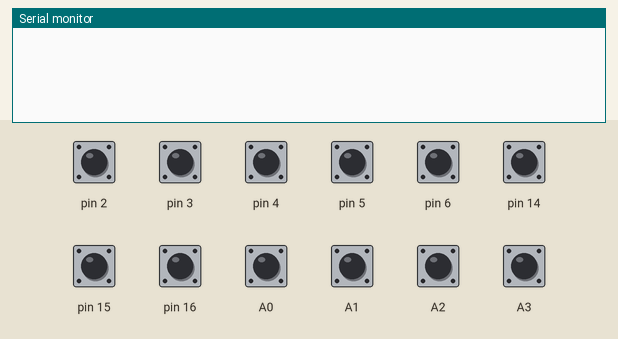
This sketch was run on a simulated Arduino Leonardo, built with avr-gcc and run on an emulated ATmega32U4. Shown: the last lines printed to the serial monitor. The inputs (shaded band) are chosen by the test bench; at power-on: A0–3, pin 2–6, pin 14–16 HIGH. USB keyboard and mouse output is not drawn.

Above: at 1.2 s.
1.3 s: pin 5 pulled LOW for 0.15 s
At 2.5 s:
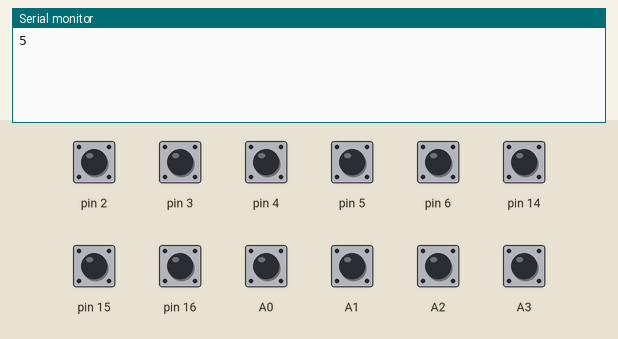
2.9 s: A2 pulled LOW for 0.15 s
At 3.9 s:
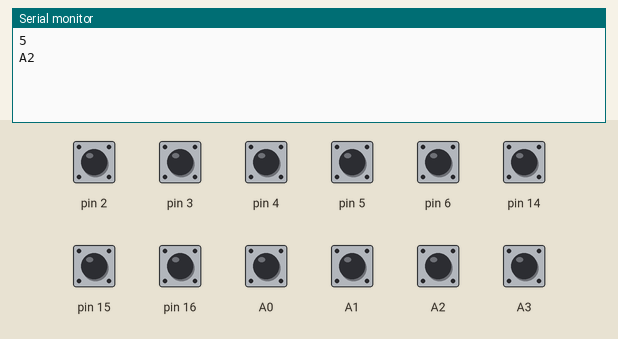

Measured:
- after the input at 1.3 s, the serial monitor: prints a new line at once (image 1)
- after the input at 2.9 s, the serial monitor: prints a new line at once (image 2)

The sketch:

2x5_macropad.ino
```cpp
#include "HID-Project.h"

#include <FastLED.h>
//#include <Keyboard.h>
//#include <Mouse.h>

///////////////////////////////////
#define NUM_LEDS 10
#define DATA_PIN 10
#define BRIGHTNESS 32
CRGB leds[NUM_LEDS];

int R = 255;
int G = 30;
int B = 198;
///////////////////////////////////
int debounce = 200;
bool toggle = 0;
bool toggle1 = 0;
///////////////////////////////////
char ctrlKey    = KEY_LEFT_CTRL;
char downArrow  = KEY_DOWN_ARROW;
char upArrow    = KEY_UP_ARROW;
char leftArrow  = KEY_LEFT_ARROW;
char rightArrow = KEY_RIGHT_ARROW;
char caps = KEY_CAPS_LOCK;
char F23 = KEY_F23;
char F24 = KEY_F24;

//char VolUp = 0xAF;
//char VolDn = 0xAE;
//char VolMute = 0xAD;
///////////////////////////////////

void setup() {
  Keyboard.begin();
  Consumer.begin();
///////////LED STUFF////////////////////////////////////////
  FastLED.addLeds<WS2812B, DATA_PIN, GRB>(leds, NUM_LEDS);
  pinMode(DATA_PIN, OUTPUT);

  for (int i = 0; i <= NUM_LEDS; i++)
  {
    leds[i] = CRGB(R, G, B);
  }//end for
  FastLED.show();

////////////////////////////////////////////////////////////
  pinMode(2, INPUT_PULLUP);
  pinMode(3, INPUT_PULLUP);
  pinMode(4, INPUT_PULLUP);
  pinMode(5, INPUT_PULLUP);
  pinMode(6, INPUT_PULLUP);
  pinMode(7, INPUT_PULLUP);
  pinMode(8, INPUT_PULLUP);
  pinMode(9 , INPUT_PULLUP);
  pinMode(A3, INPUT_PULLUP);
  pinMode(A2, INPUT_PULLUP);
  pinMode(A1, INPUT_PULLUP);
  pinMode(A0, INPUT_PULLUP);
  pinMode(15, INPUT_PULLUP);
  pinMode(14, INPUT_PULLUP);
  pinMode(16, INPUT_PULLUP);
////////////////////////////////////////////////////////////

}//end setup/////////////////////////////////////////////////

void loop()
{
////////////////////////////////////////////////////////////
  if(digitalRead(2)==LOW)//down arrow
    {
      Keyboard.write(KEY_DOWN_ARROW);
//      Keyboard.begin();
//      Keyboard.press(downArrow);
//      Keyboard.release(downArrow);
//      Keyboard.end();
      delay(debounce);
    }
////////////////////////////////////////////////////////////
  if(digitalRead(3)==LOW)//up arrow
    {
      Keyboard.write(KEY_UP_ARROW);
//      Keyboard.begin();
//      Keyboard.press(upArrow);
//      Keyboard.release(upArrow);
//      Keyboard.end();
      delay(debounce);
    }
////////////////////////////////////////////////////////////
  if(digitalRead(4)==LOW)//left arrow
    {
      Keyboard.write(KEY_LEFT_ARROW);
//      Keyboard.begin();
//      Keyboard.press(leftArrow);
//      Keyboard.release(leftArrow);
//      Keyboard.end();
      delay(debounce);
    }
////////////////////////////////////////////////////////////
  if(digitalRead(5)==LOW && toggle1 ==0)//ctrl spam
    {
      Serial.print("5"); Serial.println();
      //toggle1 = 1;
      //CtrlSpam();
      delay(debounce);
    }
////////////////////////////////////////////////////////////
  if(digitalRead(6)==LOW)//toggle discord mute
    {
      Keyboard.write(KEY_F23);
//      Keyboard.begin();
//      Keyboard.press(F23);
//      Keyboard.release(F23);
//      Keyboard.end();
      delay(debounce);
    }
////////////////////////////////////////////////////////////
  if(digitalRead(A3)==LOW)//caps lock
    {
      Keyboard.write(KEY_CAPS_LOCK);
//      Keyboard.begin();
//      Keyboard.press(caps);
//      Keyboard.release(caps);
//      Keyboard.end();
      delay(debounce);
    }
////////////////////////////////////////////////////////////
  if(digitalRead(A2)==LOW)//idk yet "green pulse"
    {
      Serial.print("A2"); Serial.println();
      delay(debounce);
    }
////////////////////////////////////////////////////////////
  if(digitalRead(A1)==LOW)//toggle deafen
    {
      Keyboard.write(KEY_F24);
//      Keyboard.begin();
//      Keyboard.press(F24);
//      Keyboard.release(F24);
//      Keyboard.end();
      delay(debounce);
    }

////////////////////////////////////////////////////////////
  if(digitalRead(15)==LOW)//right arrow
    {
      Keyboard.write(KEY_RIGHT_ARROW);
//      Keyboard.begin();
//      Keyboard.press(rightArrow);
//      Keyboard.release(rightArrow);
//      Keyboard.end();
      delay(debounce);
    }
////////////////////////////////////////////////////////////
  if(digitalRead(14)==LOW)//vol dn
    {
      Consumer.write(MEDIA_VOL_DOWN);
      Consumer.write(MEDIA_VOL_DOWN);
      Consumer.write(MEDIA_VOL_DOWN);
      Consumer.write(MEDIA_VOL_DOWN);
      Consumer.write(MEDIA_VOL_DOWN);
//      Keyboard.begin();
//      Keyboard.print(VolDn);
//      Keyboard.end();
      delay(debounce *2);
    }
////////////////////////////////////////////////////////////
  if(digitalRead(16)==LOW)//vol up
    {
      Consumer.write(MEDIA_VOL_UP);
      Consumer.write(MEDIA_VOL_UP);
      Consumer.write(MEDIA_VOL_UP);
      Consumer.write(MEDIA_VOL_UP);
      Consumer.write(MEDIA_VOL_UP);
//      Keyboard.begin();
//      Keyboard.print(VolUp);
//      Keyboard.end();
      delay(debounce*2);
    }
////////////////////////////////////////////////////////////
  if(digitalRead(A0)==LOW)//toggle volume mute
    {
      Consumer.write(MEDIA_VOL_MUTE);
//      Keyboard.begin();
//      Keyboard.print(VolMute);
//      Keyboard.end();
      delay(debounce*2);
    }
}//end loop/////////////////////////////////////////////////

void CtrlSpam()
{
  while(toggle1 ==1)
  {
    delay(150);
    Keyboard.write(KEY_LEFT_CTRL);
//    delay(150);
//    Keyboard.begin();
//    Keyboard.press(ctrlKey);
//    delay(125);
//    Keyboard.release(ctrlKey);
//    Keyboard.end();
    if(digitalRead(5)==LOW)
    {
      toggle1 = 0;
      delay(debounce);
    }
  }
}
```
